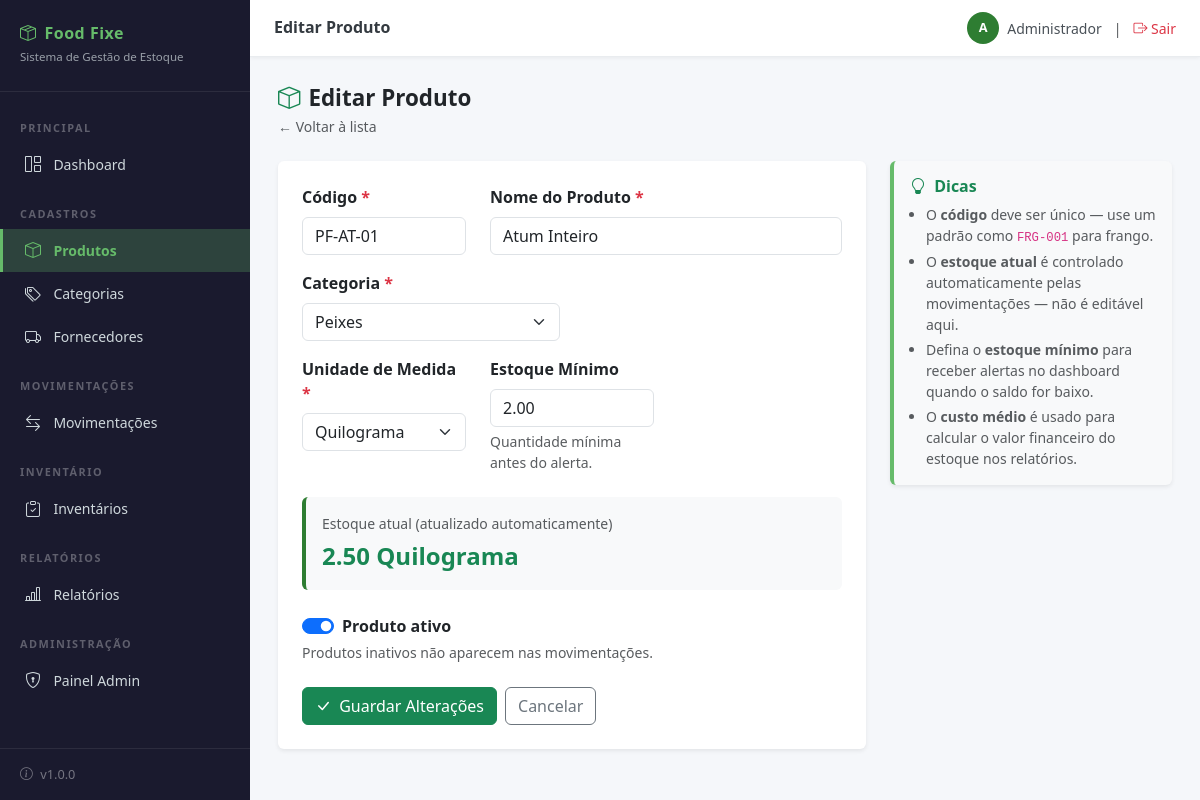
The page /produtos/2/editar/ (signed in) on the database as committed earlier.
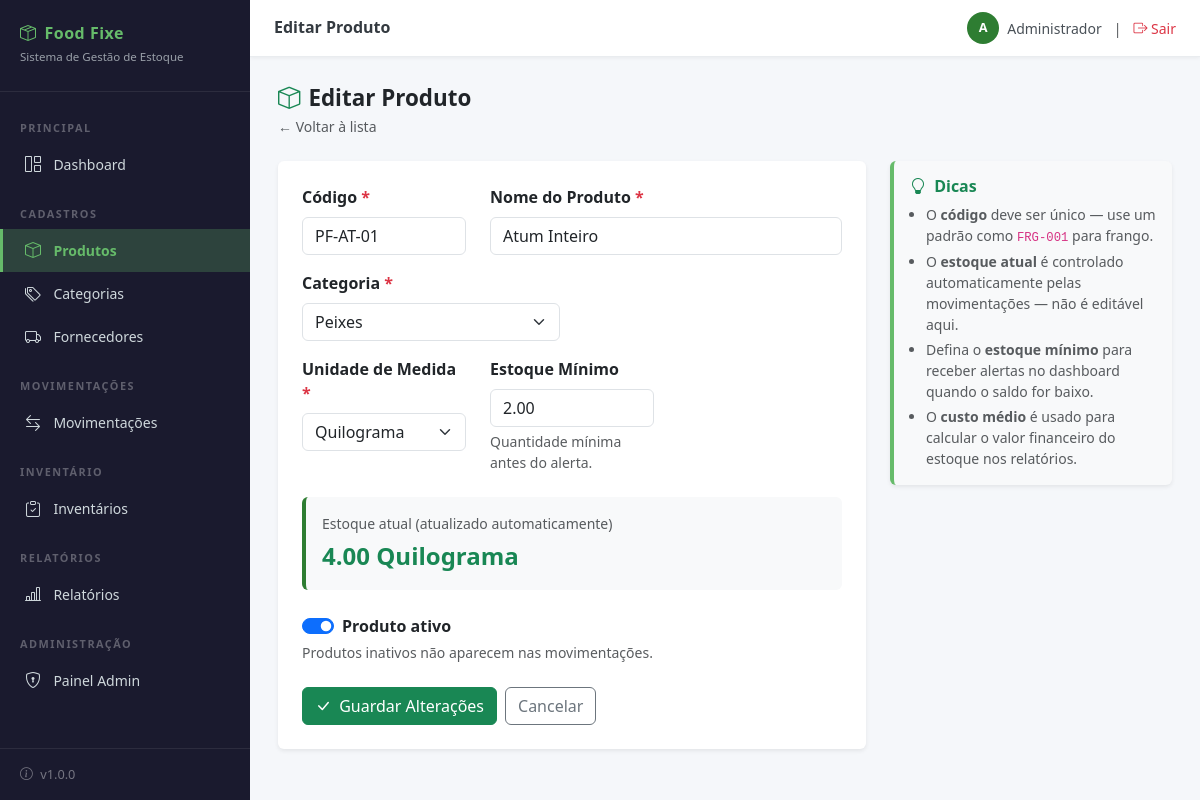
The same page on the database as committed later.
### estoque/models.py (models this page shows, shortened)
class Produto(models.Model):
    class Unidade(models.TextChoices):
        UNIDADE  = 'UN',  'Unidade'
        KILO     = 'KG',  'Quilograma'
        LITRO    = 'LT',  'Litro'
        CAIXA    = 'CX',  'Caixa'
        PACOTE   = 'PC',  'Pacote'
    codigo          = models.CharField('Código', max_length=30, unique=True)
    produto         = models.CharField('Nome do produto', max_length=150)
    categoria       = models.ForeignKey(Categoria, on_delete=models.PROTECT,
                                        verbose_name='Categoria',
                                        related_name='produtos')
    fornecedor      = models.ForeignKey(Fornecedor, on_delete=models.SET_NULL,
                                    verbose_name='Fornecedor',
                                    related_name='produtos',
                                    null=True, blank=True)
    unidade         = models.CharField('Unidade de medida', max_length=5,
                                       choices=Unidade.choices,
                                       default=Unidade.UNIDADE)
    estoque_atual   = models.DecimalField('Estoque atual', max_digits=10,
                                          decimal_places=2, default=Decimal('0.00'))
    estoque_minimo  = models.DecimalField('Estoque mínimo', max_digits=10,
                                          decimal_places=2, default=Decimal('0.00'))
    custo_medio     = models.DecimalField('Custo médio', max_digits=10,
                                          decimal_places=2, default=Decimal('0.00'),
                                          null=True, blank=True)
    ativo           = models.BooleanField('Ativo', default=True)
    create_at       = models.DateTimeField('Criado em', auto_now_add=True)
    update_at       = models.DateTimeField('Atualizado em', auto_now=True)
    class Meta:
        verbose_name        = 'Produto'
        verbose_name_plural = 'Produtos'
        ordering            = ['produto']
    @property
    def abaixo_do_minimo(self):
        return self.estoque_atual <= self.estoque_minimo

class Categoria(models.Model):
    categoria = models.CharField('Categoria', max_length=100, unique=True)
    ativo     = models.BooleanField('Ativa', default=True)
    class Meta:
        verbose_name        = 'Categoria'
        verbose_name_plural = 'Categorias'
        ordering            = ['categoria']

### estoque/views.py (the view, shortened to what this page needs)
# urls.py: path('produtos/<int:pk>/editar/',      views.produto_editar,       name='produto_editar'),
@login_required(login_url='login')
def produto_editar(request, pk):
    produto      = get_object_or_404(Produto, pk=pk)
    categorias   = Categoria.objects.filter(ativo=True).order_by('categoria')
    fornecedores = Fornecedor.objects.filter(status=True).order_by('fornecedor')
    return render(request, 'estoque/produto_form.html', {
        'acao':        'Editar',
        'produto':     produto,
        'categorias':  categorias,
        'fornecedores': fornecedores,
    })

### estoque/templates/estoque/produto_form.html (shortened to what the changed rows need)
{% extends 'estoque/base.html' %}
{% block content %}
<div class="page-header">
    <h1><i class="bi bi-box me-2 text-success"></i>{{ acao }} Produto</h1>
</div>
<div class="row">
    <div class="col-lg-8">
        <div class="card border-0 shadow-sm">
            <div class="card-body p-4">
                <form method="POST">
                    <div class="row mb-3">
                        <div class="col-md-4">
                            <label for="codigo" class="form-label fw-semibold">
                                Código <span class="text-danger">*</span>
                            </label>
                            <input type="text" class="form-control" id="codigo" name="codigo"
                                  value="{% if produto %}{{ produto.codigo }}{% elif valores %}{{ valores.codigo }}{% endif %}"
                                   placeholder="Ex.: FRG-001"
                                   required autofocus>
                        </div>
                        <div class="col-md-8">
                            <label for="produto" class="form-label fw-semibold">
                                Nome do Produto <span class="text-danger">*</span>
                            </label>
                            <input type="text" class="form-control" id="produto" name="produto"
                                   value="{% if produto %}{{ produto.produto }}{% elif valores %}{{ valores.produto }}{% endif %}"
                                   placeholder="Ex.: Frango inteiro"
                                   required>
                        </div>
                    </div>
                    <div class="row mb-3">
                        <div class="col-md-6">
                            <label for="categoria" class="form-label fw-semibold">
                                Categoria <span class="text-danger">*</span>
                            </label>
                            <select class="form-select" id="categoria" name="categoria" required>
                                {% for cat in categorias %}
                                    <option value="{{ cat.pk }}"
                                        {% if produto.categoria_id == cat.pk %}selected
                                        {% elif valores.categoria == cat.pk|stringformat:"s" %}selected
                                        {% endif %}>
                                        {{ cat.categoria }}
                                    </option>
                                {% endfor %}
                            </select>
                        </div>
                    </div>
                    <div class="row mb-4">
                        <div class="col-md-4">
                            <label for="unidade" class="form-label fw-semibold">
                                Unidade de Medida <span class="text-danger">*</span>
                            </label>
                            <select class="form-select" id="unidade" name="unidade" required>
                                <option value="KG" {% if produto.unidade == 'KG' or valores.unidade == 'KG' %}selected{% endif %}>Quilograma</option>
                            </select>
                        </div>
                        <div class="col-md-4">
                            <label for="estoque_minimo" class="form-label fw-semibold">
                                Estoque Mínimo
                            </label>
                            <input type="number" class="form-control" id="estoque_minimo"
                                   name="estoque_minimo" min="0" step="0.01"
                                   value="{% if produto %}{{ produto.estoque_minimo }}{% elif valores %}{{ valores.estoque_minimo}}{% endif %}">
                            <div class="form-text">Quantidade mínima antes do alerta.</div>
                        </div>
                    </div>
                    {% if produto %}
                    <div class="mb-4 p-3 rounded"
                         style="background:#f8f9fa;border-left:4px solid
                         {% if produto.abaixo_do_minimo %}#c62828{% else %}#2e7d32{% endif %};">
                        <div class="small text-muted mb-1">Estoque atual (atualizado automaticamente)</div>
                        <div class="fs-4 fw-bold
                             {% if produto.abaixo_do_minimo %}text-danger{% else %}text-success{% endif %}">
                            {{ produto.estoque_atual }} {{ produto.get_unidade_display }}
                        </div>
                    </div>
                    {% endif %}
                    <div class="mb-4">
                        <div class="form-check form-switch">
                            <input class="form-check-input" type="checkbox"
                                   id="ativo" name="ativo"
                                   {% if produto.ativo or acao == 'Novo' %}checked{% endif %}>
                            <label class="form-check-label fw-semibold" for="ativo">
                                Produto ativo
                            </label>
                        </div>
                    </div>
                </form>
            </div>
        </div>
    </div>
</div>
{% endblock %}

Rows that differ between the two databases and show on the page:
changed Produto "Quilograma": estoque_atual "2.50" → "4.00"
